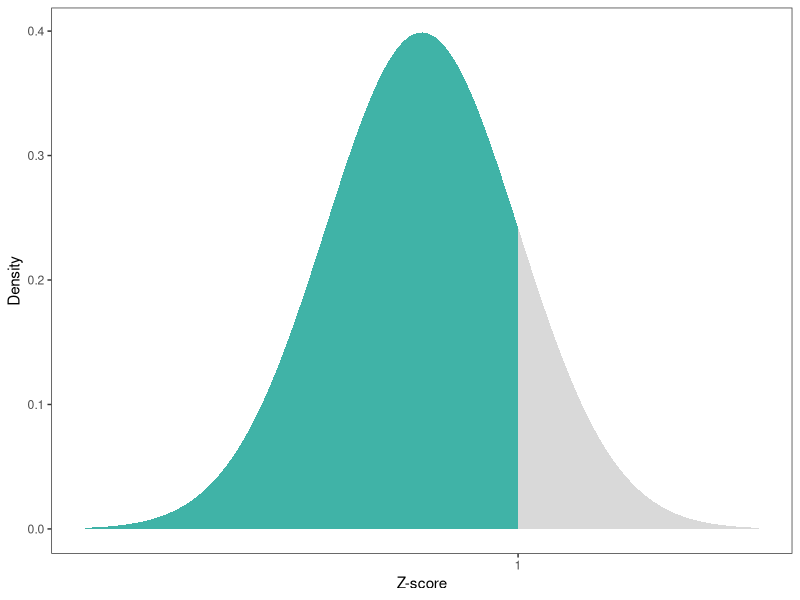
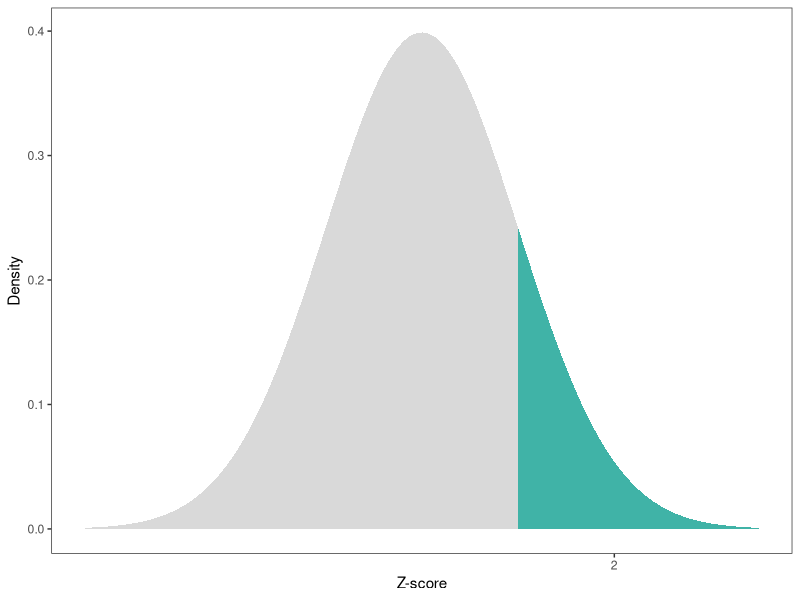
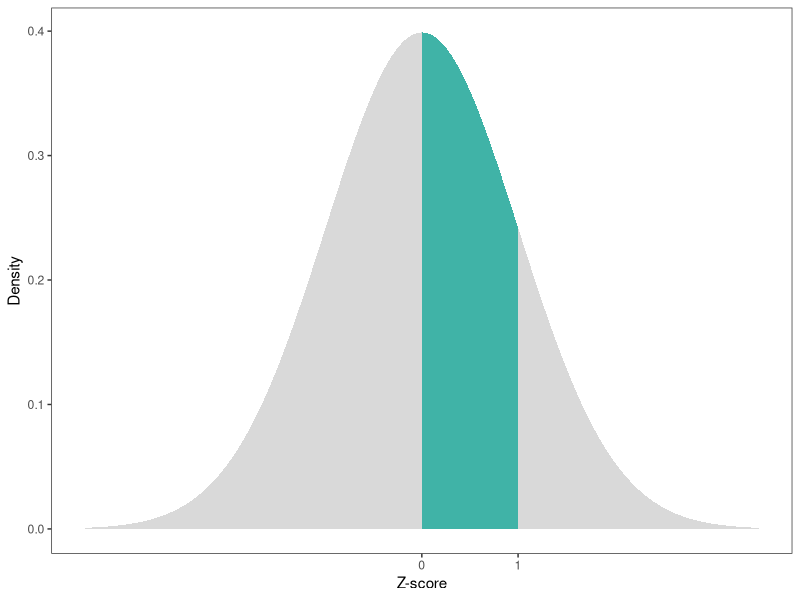
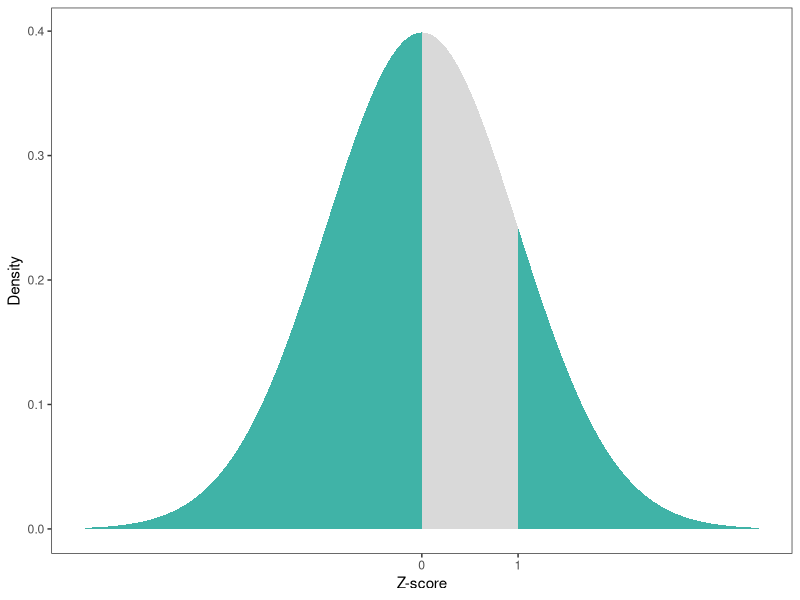

Source code (R) for these figures, in order:
## ---- chunk 1
library(ggplot2)

auc <- function(limit, lower.tail = TRUE, between = TRUE){
  n <- length(limit)
  if (n == 1){
  if (lower.tail){
  p <- ggplot(data = NULL, aes(c(-3.8,3.8))) + theme_bw() + 
    geom_area(stat = "function", fun = dnorm, fill = "#00998a", xlim = c(-3.5, limit), alpha = .75) +
    geom_area(stat = "function", fun = dnorm, fill = "grey80", xlim = c(limit, 3.5), alpha = .75) +
    labs(x = "Z-score", y = "Density") + scale_x_continuous(breaks = limit) + 
    theme(panel.grid.major = element_blank(), panel.grid.minor = element_blank())
  } else {
    p <- ggplot(data = NULL, aes(c(-3.8,3.8))) + theme_bw() + 
      geom_area(stat = "function", fun = dnorm, fill = "grey80", xlim = c(-3.5, limit), alpha = .75) +
      geom_area(stat = "function", fun = dnorm, fill = "#00998a", xlim = c(limit, 3.5), alpha = .75) +
      labs(x = "Z-score", y = "Density") + scale_x_continuous(breaks = 2) +
      theme(panel.grid.major = element_blank(), panel.grid.minor = element_blank())
  }
  return(p)
  }
  if (n == 2) {
    lower <- limit[1]
    upper <- limit[2]
    if (between){
      p <- ggplot(data = NULL, aes(c(-3.8,3.8))) + theme_bw() + 
        geom_area(stat = "function", fun = dnorm, fill = "#00998a", xlim = c(lower, upper), alpha = .75) +
        geom_area(stat = "function", fun = dnorm, fill = "grey80", xlim = c(-3.5, lower), alpha = .75) +
        geom_area(stat = "function", fun = dnorm, fill = "grey80", xlim = c(upper, 3.5), alpha = .75) +
        labs(x = "Z-score", y = "Density") + scale_x_continuous(breaks = limit) + 
        theme(panel.grid.major = element_blank(), panel.grid.minor = element_blank())
    } else {
      p <- ggplot(data = NULL, aes(c(-3.8,3.8))) + theme_bw() + 
        geom_area(stat = "function", fun = dnorm, fill = "grey80", xlim = c(lower, upper), alpha = .75) +
        geom_area(stat = "function", fun = dnorm, fill = "#00998a", xlim = c(-3.5, lower), alpha = .75) +
        geom_area(stat = "function", fun = dnorm, fill = "#00998a", xlim = c(upper, 3.5), alpha = .75) +
        labs(x = "Z-score", y = "Density") + scale_x_continuous(breaks = limit) + 
        theme(panel.grid.major = element_blank(), panel.grid.minor = element_blank())
    }
  return(p)  
  }
}
## ---- chunk 2
# test
auc(1)
auc(1, lower.tail = F)
auc(c(0,1))
auc(c(0,1),between = F)
